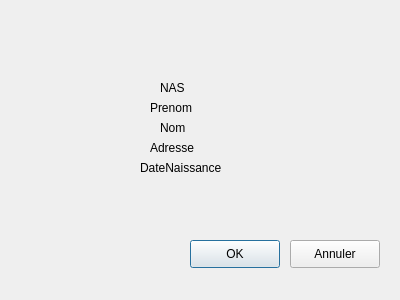
<?xml version="1.0" encoding="UTF-8"?>
<ui version="4.0">
 <class>FormElecteur</class>
 <widget class="QDialog" name="FormElecteur">
  <property name="geometry">
   <rect>
    <x>0</x>
    <y>0</y>
    <width>400</width>
    <height>300</height>
   </rect>
  </property>
  <property name="windowTitle">
   <string>FormElecteur</string>
  </property>
  <widget class="QLabel" name="lineEditNAS">
   <property name="geometry">
    <rect>
     <x>160</x>
     <y>80</y>
     <width>58</width>
     <height>16</height>
    </rect>
   </property>
   <property name="text">
    <string>NAS</string>
   </property>
  </widget>
  <widget class="QLabel" name="lineEditNom">
   <property name="geometry">
    <rect>
     <x>160</x>
     <y>120</y>
     <width>58</width>
     <height>16</height>
    </rect>
   </property>
   <property name="text">
    <string>Nom</string>
   </property>
  </widget>
  <widget class="QLabel" name="lineEditAdresse">
   <property name="geometry">
    <rect>
     <x>150</x>
     <y>140</y>
     <width>58</width>
     <height>16</height>
    </rect>
   </property>
   <property name="text">
    <string>Adresse</string>
   </property>
  </widget>
  <widget class="QLabel" name="lineEditPrenom">
   <property name="geometry">
    <rect>
     <x>150</x>
     <y>100</y>
     <width>58</width>
     <height>16</height>
    </rect>
   </property>
   <property name="text">
    <string>Prenom</string>
   </property>
  </widget>
  <widget class="QLabel" name="dateEditNaissance">
   <property name="geometry">
    <rect>
     <x>140</x>
     <y>160</y>
     <width>101</width>
     <height>16</height>
    </rect>
   </property>
   <property name="text">
    <string>DateNaissance</string>
   </property>
  </widget>
  <widget class="QPushButton" name="buttonOK">
   <property name="geometry">
    <rect>
     <x>190</x>
     <y>240</y>
     <width>90</width>
     <height>28</height>
    </rect>
   </property>
   <property name="text">
    <string>OK</string>
   </property>
  </widget>
  <widget class="QPushButton" name="buttonCancel">
   <property name="geometry">
    <rect>
     <x>290</x>
     <y>240</y>
     <width>90</width>
     <height>28</height>
    </rect>
   </property>
   <property name="text">
    <string>Annuler</string>
   </property>
  </widget>
 </widget>
 <resources/>
 <connections/>
 <slots>
  <slot>slotButtonOk()</slot>
 </slots>
</ui>
